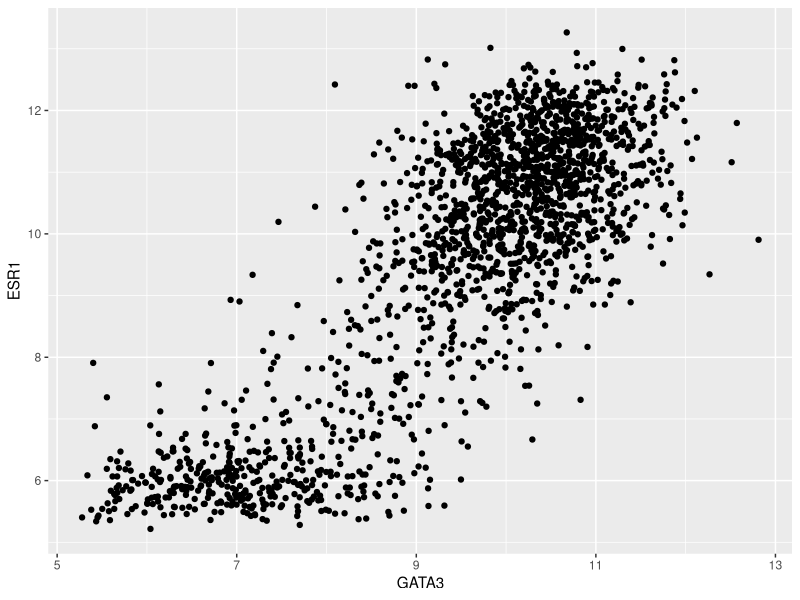
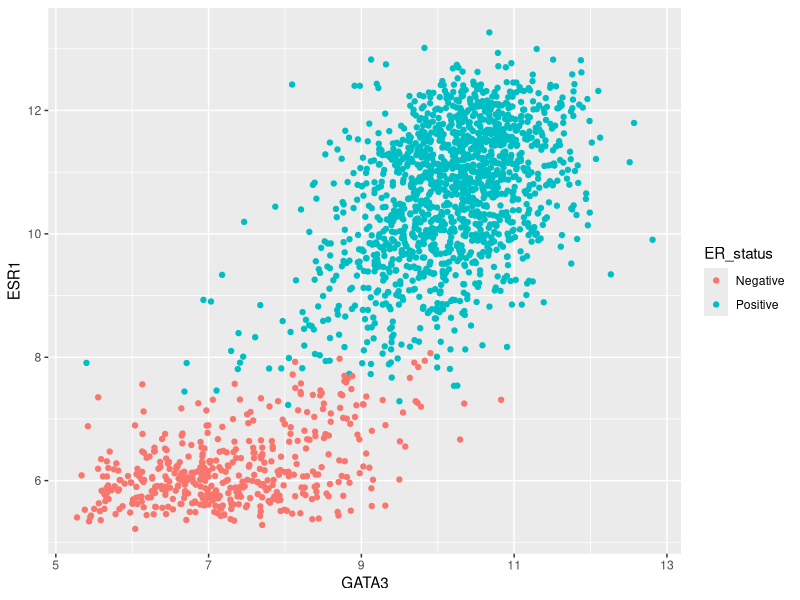
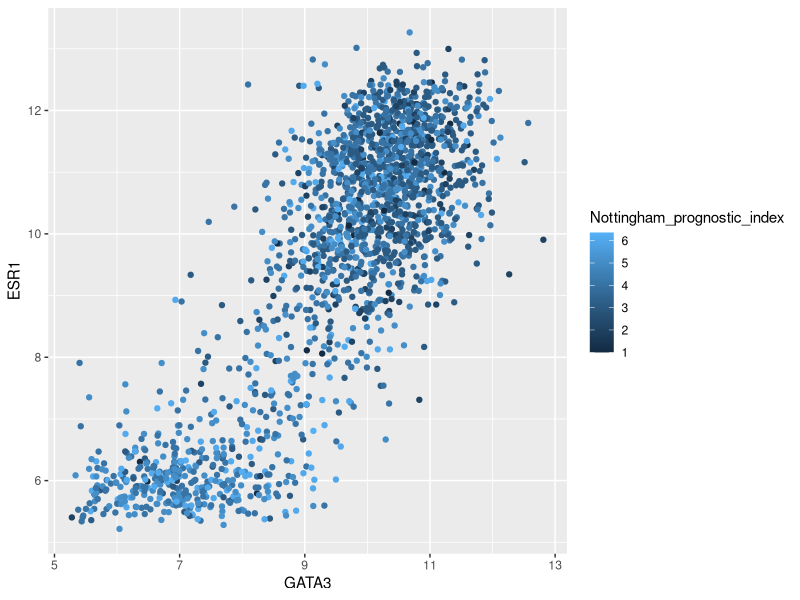
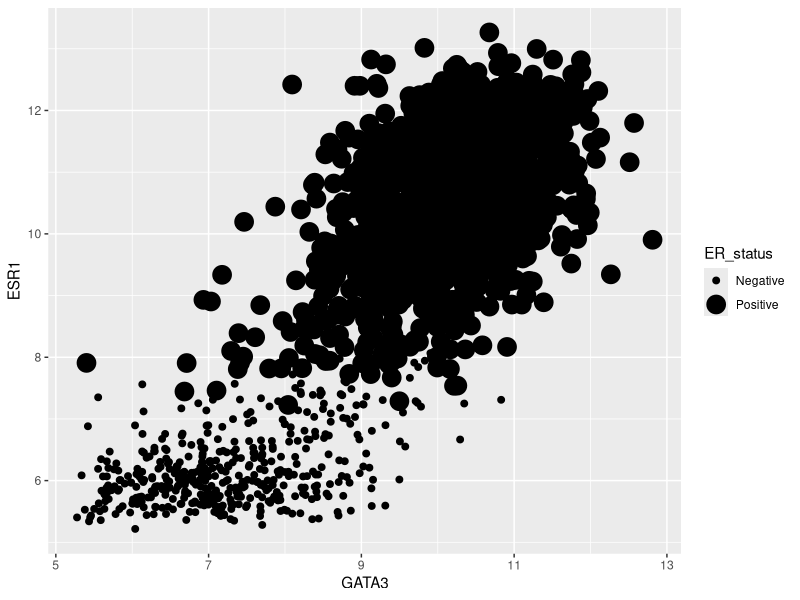
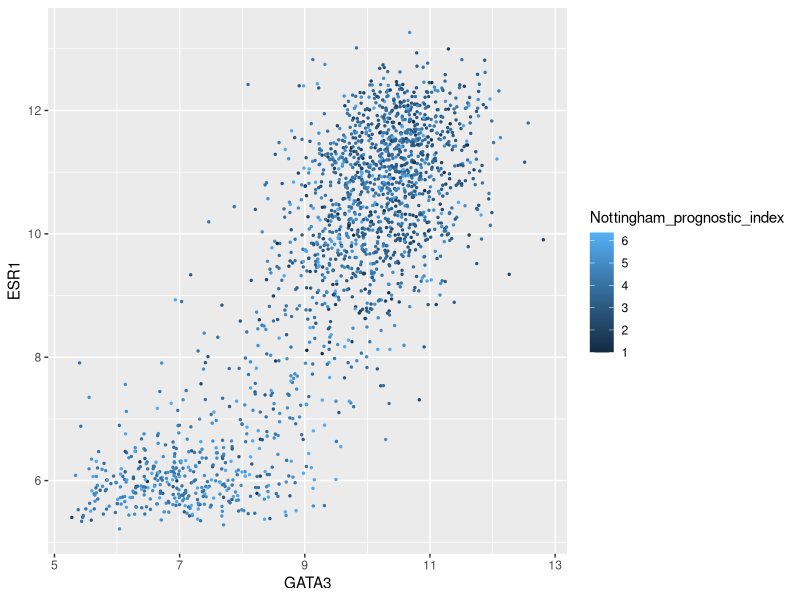

These figures' R source, in order: (Note: this script raises an error after producing the figures.)
# Week 3 live coding session

# ------------------------------------------------------------------------------

# METABRIC data set (11.05am)
# -----------------

# we're going to spend most of the session exploring the METABRIC data set by
# creating various kinds of plot using ggplot2

# using an expanded version of the METABRIC data in which we've downloaded all
# the clinical metadata columns and we've added columns for the mRNA expression
# data for selected genes (estrogen receptor alpha ESR1, progesterone receptor
# PGR, GATA3 and FOXA1)

library(tidyverse)
metabric <- read_csv("metabric_clinical_and_expression_data.csv")
metabric

# show metabric dataset in viewer in RStudio and draw attention to the various
# columns, especially the expression columns at the far end and the mutation
# counts

# expression values from Illumina HT-12 microarrays

# mutation counts from targeted sequencing of a panel of 40 genes thought to
# contain driver mutations

# also comment on renaming the columns replacing spaces with underscores so that
# we don't have to refer to them with backticks - exception being
# 3-gene_classifier
metabric$`3-gene_classifier`

# ------------------------------------------------------------------------------

# First ggplot - scatter plot (11.10am)
# ---------------------------

ggplot(data = metabric) +
  geom_point(mapping = aes(x = GATA3, y = ESR1))

# show how the plot gets displayed in the Plots tab pane (bottom RHS in RStudio)

# explain what's going on here
# - data
# - type of plot - geom_point
# - mapping of variables to visual properties (aesthetics) of the plot

# ------------------------------------------------------------------------------

# Aesthetic mappings (11:15am)
# ------------------

# x and y coordinates - aesthetic quality?

# other aesthetics: colour, size, shape

# let's try colour

ggplot(data = metabric) +
  geom_point(mapping = aes(x = GATA3, y = ESR1, colour = ER_status))

# ER_status has two possible values, positive and negative

# what about a continuous variable, e.g. Nottingham_prognostic_index

ggplot(data = metabric) +
  geom_point(mapping = aes(x = GATA3, y = ESR1, colour = Nottingham_prognostic_index))

# you get a colour gradient

# let's try size

ggplot(data = metabric) +
  geom_point(mapping = aes(x = GATA3, y = ESR1, size = ER_status))

# several problems here
# - warning message about using size for a discrete variable - not advised
# - too many points to be displaying these with these sizes (a bit of a mess)
# - not usually a good idea to map size to a variable in your data set

# would be good to reduce the size of the points though given we have so many
ggplot(data = metabric) +
  geom_point(mapping = aes(x = GATA3, y = ESR1, colour = Nottingham_prognostic_index), size = 0.5)

# that's more like it - now we can see a possible relationship between the
# Nottingham prognostic index and the ESR1/GATA3 expression levels

# some aesthetics can only be used with categorical variables, e.g. shape.
ggplot(data = metabric) +
  geom_point(mapping = aes(x = GATA3, y = ESR1, shape = Survival_time))

# the 3-gene classifier is categorical - let's use that instead
ggplot(data = metabric) +
  geom_point(mapping = aes(x = GATA3, y = ESR1, shape = `3-gene_classifier`), size = 0.9)

# draw attention to missing values - not displayed in this case

# colours usually a much better choice than sizes or shapes for distinguishing
# between different categories within our data

# sometimes use both colour and shape when trying to show which group data
# points belong to within 2 classifications
ggplot(data = metabric) +
  geom_point(mapping = aes(x = GATA3, y = ESR1, colour = PAM50, shape = `3-gene_classifier`), size = 0.9)

# shows that luminal A/B tumours tend to have higher GATA3/ESR1 expression

# might be better off with a different representation, e.g. a box plot

# transparency - very useful when we have a lot of points
ggplot(data = metabric) +
  geom_point(mapping = aes(x = GATA3, y = ESR1, colour = `3-gene_classifier`), size = 0.75, alpha = 0.5)

# customization
# virtually every aspect of the plot can be customized - we'll learn more about
# this later in the course

# ------------------------------------------------------------------------------

# ggplot2 grammar of graphics (11:23am)
# ---------------------------

# 'gg' stands for grammar of graphics

# show blue summary box in web site course materials

# ------------------------------------------------------------------------------

# Another plot type - bar chart (11.25am)
# -----------------------------

# look up geom in RStudio Packages tab (ggplot2 package)

# Integrative cluster - METABRIC redefined how we think about types of breast
# cancers, defining several new subtypes

table(metabric$Integrative_cluster)

# a more visual way to show this is using a bar chart

ggplot(data = metabric) +
  geom_bar(mapping = aes(x = Integrative_cluster))

# talk about why we didn't set the y aesthetic and how geom_bar has summed the
# numbers of observations in each category - refer to section on statistical
# transformations in the course materials

# colour aesthetic

ggplot(data = metabric) +
  geom_bar(mapping = aes(x = Integrative_cluster, colour = Integrative_cluster))

# look up help page again - which aesthetic do we need?

ggplot(data = metabric) +
  geom_bar(mapping = aes(x = Integrative_cluster, fill = Integrative_cluster))

# what happens if we colour by a different variable, e.g. ER status

ggplot(data = metabric) +
  geom_bar(mapping = aes(x = Integrative_cluster, fill = ER_status))

ggplot(data = metabric) +
  geom_bar(mapping = aes(x = Integrative_cluster, fill = `3-gene_classifier`))

# what if want the bars to be the same colour and not dark grey

ggplot(data = metabric) +
  geom_bar(mapping = aes(x = Integrative_cluster, fill = "blue"))

# need to set the colour outside the aesthetic mappings just as we did for
# size and transparency before

ggplot(data = metabric) +
  geom_bar(mapping = aes(x = Integrative_cluster), fill = "blue")

# explain what ggplot2 did when we set fill to the "blue" value before

# ------------------------------------------------------------------------------

# Multiple layers (11.30am)
# ---------------

# consider again the ggplot2 grammer - show the summary blue box in the web site
# course materials again

# explain about the overloading of the '+' operator?

# + operator used to add layers to a plot (geoms)
# + operator also use to add other components - scales, themes, etc.

# will add another layer to our scatter plot from earlier

ggplot(data = metabric) +
  geom_point(mapping = aes(x = GATA3, y = ESR1)) +
  geom_smooth(mapping = aes(x = GATA3, y = ESR1))

# what is geom_smooth doing - look up the help page

# duplication of code (mappings) - can set mappings for all layers in the
# ggplot() function call (actually more common)

ggplot(data = metabric, mapping = aes(x = GATA3, y = ESR1)) +
  geom_point(size = 0.5, alpha = 0.5) +
  geom_smooth()

# let's colour by ER status again

ggplot(data = metabric, mapping = aes(x = GATA3, y = ESR1, colour = ER_status)) +
  geom_point(size = 0.5, alpha = 0.5) +
  geom_smooth()

# but we only wanted colour to apply to the points

ggplot(data = metabric, mapping = aes(x = GATA3, y = ESR1)) +
  geom_point(mapping = aes(colour = ER_status), size = 0.5, alpha = 0.5) +
  geom_smooth()

# ------------------------------------------------------------------------------

# Box plots (11.35am)
# ---------

# one of the most frequent plot types on display at Wednesday lunchtime seminars
# where a comparison of 2 or more groups is shown
# e.g. comparing GATA3 expression level in ER positive and negative tumours
ggplot(data = metabric, mapping = aes(x = ER_status, y = GATA3)) +
  geom_boxplot()

# explain about box and whiskers referring to Summary statistics in the
# geom_boxplot help

# already knew that GATA3 expression is correlated with ESR1 so tell me
# something I didn't know

# what about HER2 status
ggplot(data = metabric, mapping = aes(x = ER_status, y = GATA3, colour = HER2_status)) +
  geom_boxplot()

# box plots are great way of summarizing data but may lead to false impression
# when there are very few points - then it would be a good idea to also show the
# points on the same graph, add another layer
# refer to course materials for more on how to do this

# ------------------------------------------------------------------------------

# Time series data and line plots (11.40am)
# -------------------------------

# the METABRIC data set doesn't include time series data

# daily UK Government press conference on its response to the coronavirus
# pandemic

# can download the data from the UK Government website

# go to web brower
# search for "uk government coronavirus press conference data"
# navigate to data for 26 April and show both the report/graphs and the Excel
# spreadsheet

library(readxl)
transport_use <- read_excel("2020-04-26_COVID-19_Press_Conference_Data.xlsx",
                            sheet = "Transport use",
                            col_names = c("date", "transport_type", "percentage"),
                            col_types = c("date", "text", "numeric"),
                            skip = 4,
                            n_max = 186)

# refer to format of data and why we have to tell read_excel a lot more about
# the data than we had to with the NCI-60 data set

# view data in RStudio data viewer
# note that percentages are converted
transport_use$percentage <- transport_use$percentage * 100
transport_use

# note the type of the date column - refer to course website materials

# what modes of transport are covered?
table(transport_use$transport_type)

# focus first on rail use
rail_use <- transport_use[transport_use$transport_type == "National rail", ]
rail_use

ggplot(data = rail_use) +
  geom_line(mapping = aes(x = date, y = percentage))

# now go back to complete data set and show different transport modes as
# separate lines
ggplot(data = transport_use) +
  geom_line(mapping = aes(x = date, y = percentage, colour = transport_type))

# briefly allude to the new Apple Map mobility data that the UK Government
# have started reported on in the last couple of days and the assignment

# ------------------------------------------------------------------------------

# Categorical variables - factors (11.45am)
# -------------------------------

# talk about categorical variables and how R has automatically treated these
# as categorical when it was expecting discrete values even though we haven't
# explicitly said these are

# this worked ok for character types but not so for categorical variables read
# into R as numeric types, e.g. tumour stage

ggplot(data = metabric) +
  geom_point(mapping = aes(x = GATA3, y = ESR1, colour = Tumour_stage))

# briefly mention the factor type and point again to the course website
# materials
